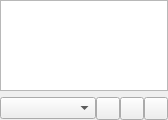
<?xml version="1.0" encoding="UTF-8"?>
<ui version="4.0">
 <class>OnlineServicesPage</class>
 <widget class="QWidget" name="OnlineServicesPage">
  <property name="geometry">
   <rect>
    <x>0</x>
    <y>0</y>
    <width>168</width>
    <height>120</height>
   </rect>
  </property>
  <layout class="QVBoxLayout" name="vlayout">
   <property name="margin">
    <number>0</number>
   </property>
   <item>
    <widget class="ItemView" name="view"/>
   </item>
   <item>
    <layout class="QHBoxLayout" name="hlayout">
     <property name="margin">
      <number>0</number>
     </property>
     <property name="spacing">
      <number>0</number>
     </property>
     <item>
      <widget class="GenreCombo" name="genreCombo">
       <property name="sizePolicy">
        <sizepolicy hsizetype="MinimumExpanding" vsizetype="Fixed">
         <horstretch>0</horstretch>
         <verstretch>0</verstretch>
        </sizepolicy>
       </property>
      </widget>
     </item>
     <item>
      <widget class="MenuButton" name="menuButton"/>
     </item>
     <item>
      <widget class="ToolButton" name="addToPlayQueue"/>
     </item>
     <item>
      <widget class="ToolButton" name="replacePlayQueue"/>
     </item>
    </layout>
   </item>
  </layout>
 </widget>
 <customwidgets>
  <customwidget>
   <class>ItemView</class>
   <extends>QTreeView</extends>
   <header>itemview.h</header>
  </customwidget>
  <customwidget>
   <class>GenreCombo</class>
   <extends>QComboBox</extends>
   <header>genrecombo.h</header>
  </customwidget>
  <customwidget>
   <class>MenuButton</class>
   <extends>QToolButton</extends>
   <header>menubutton.h</header>
  </customwidget>
  <customwidget>
   <class>ToolButton</class>
   <extends>QToolButton</extends>
   <header>toolbutton.h</header>
  </customwidget>
 </customwidgets>
 <resources/>
 <connections/>
</ui>
